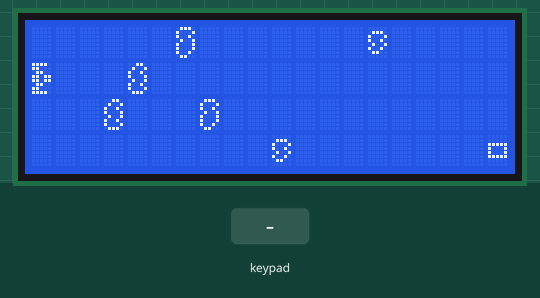
Simulated run of this program. Board: Arduino Uno, built with avr-gcc and run on an emulated ATmega328P. Parts: 20×4 character LCD. The inputs (shaded band) are chosen by the test bench. Random numbers use the default seed unless the program sets one.

Above: at 1.4 s.
1.5 s: keypad keys 2 4 5 6 pressed 0.4 s apart
At 3.51 s:
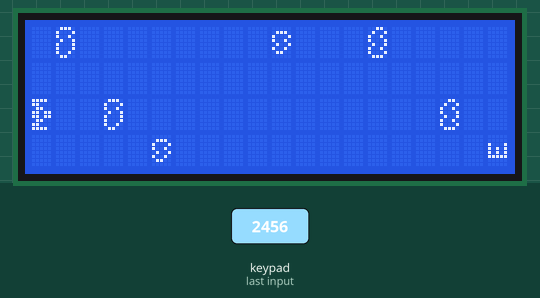
4.6 s: key '*' pressed
At 5.13 s:
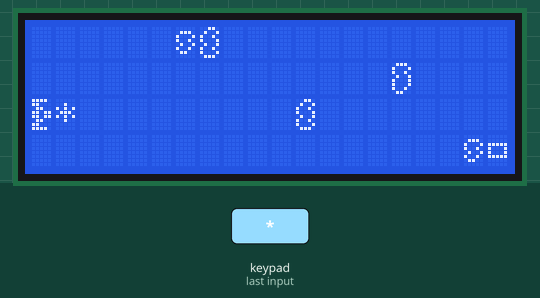
6.4 s: key '4' pressed
At 6.89 s:
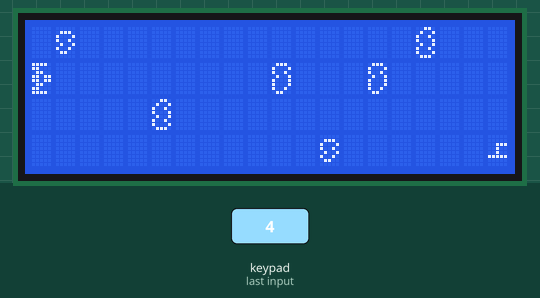
8.2 s: keypad keys 2 4 5 6 * pressed 0.4 s apart
At 11.5 s:
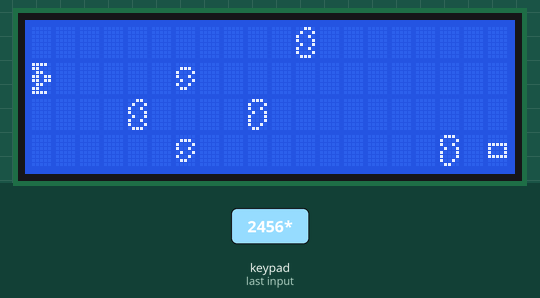
11.7 s: keypad keys 7 0 1 3 * pressed 0.4 s apart
At 15.09 s:
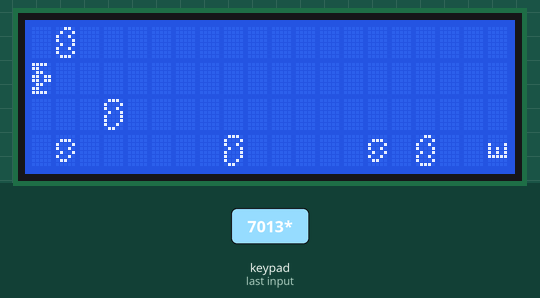
15.6 s: key '6' pressed
At 17.3 s:
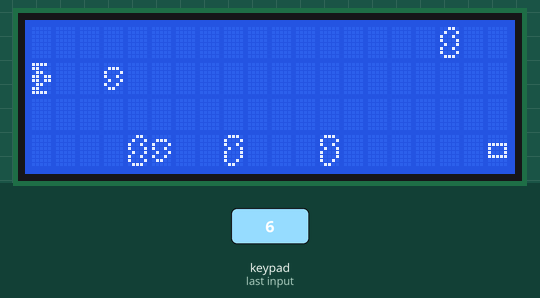

The program:

main.cpp
```cpp
/* Matthew Holman          12-14-2020
   Small game demo
*/

// NOTE: To complete this project, I consulted the following tutorials
// CITATION: https://www.makerguides.com/character-i2c-lcd-arduino-tutorial/
// CITATION: https://arduinogetstarted.com/tutorials/arduino-keypad

/* keypad mappings to vanduino shield
  0 1 2 3 4 5 6 7

  1 3 5 7
  0 2 4 6

  r3 r4 c3 r1
  r2 c1 c2 c4
*/

#include <Arduino.h>
#include <Wire.h>              // Library for I2C communication
#include <LiquidCrystal_I2C.h> // Library for LCD
#include <Keypad.h>
#include "PortraitIntegers.h"
#include "GraphicsObject.h"

// Wiring: SDA pin is connected to A4 and SCL pin to A5.
// Connect to LCD via I2C, default address 0x27 (A0-A2 not jumpered)
LiquidCrystal_I2C lcd = LiquidCrystal_I2C(0x27, 20, 4); // Change to (0x27,20,4) for 20x4 LCD.

// Keypad
const int ROW_NUM = 4;    //four rows
const int COLUMN_NUM = 4; //four columns

char keys[ROW_NUM][COLUMN_NUM] = {
    {'1', '2', '3', 'A'},
    {'4', '5', '6', 'B'},
    {'7', '8', '9', 'C'},
    {'*', '0', '#', 'D'}};

byte pin_rows[ROW_NUM] = {7, 0, 1, 3};       //connect to the row pinouts of the keypad
byte pin_columns[COLUMN_NUM] = {2, 4, 5, 6}; //connect to the column pinouts of the keypad

Keypad keypad = Keypad(makeKeymap(keys), pin_rows, pin_columns, ROW_NUM, COLUMN_NUM);

// "Art" assets
byte SHIP[] = {
    B11110,
    B11000,
    B01100,
    B11011,
    B11011,
    B01100,
    B11000,
    B11110};

byte ASTEROID1[] = {
    B01110,
    B10001,
    B10010,
    B01001,
    B10001,
    B10001,
    B10010,
    B01100};

byte ASTEROID2[] = {
    B00110,
    B01001,
    B10010,
    B10001,
    B01001,
    B10010,
    B10001,
    B01110};

byte ASTEROID3[] = {
    B00000,
    B01110,
    B10001,
    B10010,
    B01001,
    B10010,
    B01100,
    B00000};

// Game functions
void reset_asteroid(GraphicsObject *asteroid);
void randomize_all_asteroids();
void reset_game(unsigned long &score_lastTime, unsigned long &start_lastTime, unsigned long &currentTime);

// Game variables
enum GAME_STATE
{
  STARTING,
  PLAYING
};
GAME_STATE game_state = STARTING;

int score_value = 0;
const int num_asteroids = 6;
const int num_rows = 19;
const int num_cols = 4;

// Game objects
PortraitInt *score_display;
GraphicsObject *player;
GraphicsObject *laser;
GraphicsObject *asteroids[num_asteroids];

void setup()
{
  //Serial.begin(9600);

  // Randomize the random number generator
  randomSeed(analogRead(3));

  // Initiate the LCD:
  lcd.init();
  lcd.backlight();

  // Set up score
  score_display = new PortraitInt(4, 19, 0, &lcd);

  // Set up player
  player = new GraphicsObject(1, 0, num_cols, num_rows, &lcd);
  player->add_frame('\0', 4, SHIP);
  player->add_frame('*', -1, NULL);
  player->add_frame(' ', -1, NULL);
  player->add_frame('\0', 4, SHIP);
  player->add_frame('*', -1, NULL);
  player->add_frame(' ', -1, NULL);
  player->add_frame('\0', 4, SHIP);
  player->add_frame('*', -1, NULL);
  player->add_frame(' ', -1, NULL);
  player->set_animation_wait_time(150);
  player->set_animating(false);

  // Set up laser
  laser = new GraphicsObject(1, 0, num_cols, num_rows, &lcd);
  laser->add_frame('-', -1, NULL);
  laser->set_drawing(false);
  laser->set_movement_wait_time(75);

  // Set up asteroids
  for (int i = 0; i < num_asteroids; i++)
  {
    asteroids[i] = new GraphicsObject(0, 0, num_cols, num_rows, &lcd);
    if (i % 3 == 0)
    {
      asteroids[i]->add_frame('\0', 5, ASTEROID1);
      asteroids[i]->add_frame('*', -1, NULL);
      asteroids[i]->add_frame(' ', -1, NULL);
      asteroids[i]->add_frame('\0', 5, ASTEROID1);
      asteroids[i]->add_frame('*', -1, NULL);
      asteroids[i]->add_frame(' ', -1, NULL);
    }
    else if (i % 3 == 1)
    {
      asteroids[i]->add_frame('\0', 6, ASTEROID2);
      asteroids[i]->add_frame('*', -1, NULL);
      asteroids[i]->add_frame(' ', -1, NULL);
      asteroids[i]->add_frame('\0', 6, ASTEROID2);
      asteroids[i]->add_frame('*', -1, NULL);
      asteroids[i]->add_frame(' ', -1, NULL);
    }
    else
    {
      asteroids[i]->add_frame('\0', 7, ASTEROID3);
      asteroids[i]->add_frame('*', -1, NULL);
      asteroids[i]->add_frame(' ', -1, NULL);
      asteroids[i]->add_frame('\0', 7, ASTEROID3);
      asteroids[i]->add_frame('*', -1, NULL);
      asteroids[i]->add_frame(' ', -1, NULL);
    }
    asteroids[i]->set_animation_wait_time(100);
  }
  randomize_all_asteroids();
}

void loop()
{
  // Timing variables
  unsigned long currentTime;

  static unsigned long lastTime = 0;
  static const unsigned long wait_time = 5;

  static unsigned long start_lastTime;
  static const unsigned long start_wait_time = 2000;

  static unsigned long score_lastTime = 0;
  static const unsigned long score_wait_time = 500;

  // Collect keypad input
  char key = keypad.getKey();

  // Get current time for processing
  currentTime = millis();

  // Control the 'frame rate' of the game
  if (currentTime - lastTime > wait_time)
  {
    lastTime = currentTime;

    // Run the game, depending on its current state
    switch (game_state)
    {
    case STARTING:
      if (currentTime - start_lastTime > start_wait_time)
      {
        start_lastTime = currentTime;
        game_state = PLAYING;
      }
      break;
    case PLAYING:
      // Handle player input/ movement
      if (key == '4')
      { // Move left
        player->move(0);
      }
      else if (key == '6')
      { // Move right
        player->move(1);
      }
      else if (key == '8')
      { // Move down
        player->move(2);
      }
      else if (key == '2')
      { // Move up
        player->move(3);
      }
      if (key == '*' && laser->get_drawing() == false)
      { // Fire laser
        laser->set_posX(player->get_posX());
        laser->set_posY(player->get_posY() + 1);
        laser->set_drawing(true);
      }

      // Handle laser movement
      laser->update_movement_timer(currentTime);

      // If the timer has expired, move the laser up the screen
      if (laser->get_movement_timer_expired() == true)
      {
        laser->move(3);
        laser->reset_movement_timer();
      }

      // If the laser reaches the top of the screen stop drawing it
      if (laser->get_posY() == num_rows - 1)
      {
        laser->set_drawing(false);
      }

      // Handle asteroid movement/ collisions
      for (int i = 0; i < num_asteroids; i++)
      {
        // Update the asteroids' timers
        asteroids[i]->update_movement_timer(currentTime);

        // If the timer has expired, move the asteroid down the screen
        if (asteroids[i]->get_movement_timer_expired() == true && asteroids[i]->get_animating() == false)
        {
          asteroids[i]->move(2);
          asteroids[i]->reset_movement_timer();
        }

        // If an asteroid has collided with the player, reset the score time and set score to zero before starting the game over
        if (asteroids[i]->check_collision(player) == true)
        {
          reset_asteroid(asteroids[i]);
          player->set_animating(true);
        }

        // If the laser hits an asteroid, start its animation
        if (asteroids[i]->check_collision(laser) == true && asteroids[i]->get_animating() == false && laser->get_drawing() == true)
        {
          laser->set_drawing(false);
          asteroids[i]->set_animating(true);
          // Apply a penalty for using the laser
          score_value -= 10;
        }

        // If the asteroid is animating, and it has reached its final frame, reset it
        if (asteroids[i]->get_animating() == true && asteroids[i]->get_current_frame() == asteroids[i]->get_total_frames() - 1)
        {
          reset_asteroid(asteroids[i]);
        }

        // If an asteroid has reached the 'bottom' of the screen, make it reappear at the top
        if (asteroids[i]->get_posY() == 0)
        {
          reset_asteroid(asteroids[i]);
        }
      }

      // If the player is animating because it was struck by an asteroid, and it has reached its final frame, reset the game
      if (player->get_animating() == true && player->get_current_frame() == player->get_total_frames() - 1)
      {
        reset_game(score_lastTime, start_lastTime, currentTime);
      }

      // Increment score values every 'x' milliseconds
      if (currentTime - score_lastTime > score_wait_time)
      {
        score_lastTime = currentTime;

        score_value++;
      }

      // Keep Score in range
      if (score_value > 9999)
      {
        score_value = 0;
      }
      else if (score_value < 0)
      {
        score_value = 0;
      }

      // Set the final score value
      score_display->set_value(score_value);

      break;
    default:
      break;
    }

    // Display the score on the screen
    score_display->print_value();

    // Update and draw asteroids
    for (int i = 0; i < num_asteroids; i++)
    {
      asteroids[i]->update_animation_timer(currentTime);
      asteroids[i]->draw();
    }

    // Update and draw laser
    laser->draw();

    // Update and draw player
    player->update_animation_timer(currentTime);
    player->draw();
  }
}

void reset_asteroid(GraphicsObject *asteroid)
{ // Reset all of an asteroid's values, so that it seems 'fresh' somewhere else
  asteroid->erase_position();
  asteroid->set_posY(num_rows - 1);
  asteroid->set_posX(random(0, num_cols));
  asteroid->set_current_frame(0);
  asteroid->set_animating(false);
}

void randomize_all_asteroids()
{ // Randomize the starting positions and speeds of all the asteroids
  for (int i = 0; i < num_asteroids; i++)
  {
    asteroids[i]->erase_position();
    asteroids[i]->set_posX(random(0, num_cols));
    asteroids[i]->set_posY(random(3, num_rows));
    asteroids[i]->set_movement_wait_time(random(200, 500));
  }
}

void reset_game(unsigned long &score_lastTime, unsigned long &start_lastTime, unsigned long &currentTime)
{ // Reset the player, laser, asteroid, and score variables, then reset the game

  player->set_animating(false);
  player->set_current_frame(0);
  player->erase_position();
  player->set_posX(1);
  player->set_posY(0);
  laser->set_drawing(false);
  randomize_all_asteroids();
  score_lastTime = currentTime;
  score_value = 0;
  start_lastTime = currentTime;
  game_state = STARTING;
}
```

GraphicsObject.cpp
```cpp
/*
   GraphicsObject.cpp - A small grapics library for controlling characters/ animations on an LCD display
   Created by Matthew Holman, 12-14-2020
*/

#include "GraphicsObject.h"

GraphicsObject::GraphicsObject(int posX, int posY, int boundX, int boundY, LiquidCrystal_I2C *lcd)
{
  // Set position variables
  _posX = posX;
  _posY = posY;
  _boundX = boundX; // values are EXCLUSIVE
  _boundY = boundY; // values are EXCLUSIVE
  // Set animation frame variables
  _frames = NULL;
  _display_frame = NULL;
  _animating = false;
  _drawing = true;
  _total_frames = 0;
  _current_frame = 0;
  // Set LCD reference
  _lcd = lcd;
  // Set timer variables
  _movement_current_time = 0;
  _movement_last_time = 0;
  _movement_wait_time = 0;
  _movement_timer_Expired = false;
  _animation_current_time = 0;
  _animation_last_time = 0;
  _animation_wait_time = 0;
}

GraphicsObject::~GraphicsObject()
{
  art_frame_t *ptr1 = NULL;
  art_frame_t *ptr2 = NULL;

  // Set position variables to zero
  _posX = 0;
  _posY = 0;
  _boundX = 0;
  _boundY = 0;
  // Free animation frames linked list
  ptr1 = _frames;
  ptr2 = _frames;
  while (ptr1 != NULL)
  {
    ptr2 = ptr1;
    ptr1 = ptr1->next;
    free(ptr2);
  }
  ptr1 = NULL;
  ptr2 = NULL;
  _frames = NULL;
  _display_frame = NULL;
  _animating = false;
  _total_frames = 0;
  _current_frame = 0;
  // Set LCD reference to NULL
  _lcd = NULL;
  // Set timer variables to zero/ false
  _movement_current_time = 0;
  _movement_last_time = 0;
  _movement_wait_time = 0;
  _movement_timer_Expired = false;
  _animation_current_time = 0;
  _animation_last_time = 0;
  _animation_wait_time = 0;
}

void GraphicsObject::add_frame(char objectArt = '\0', int charPosInCGRAM = -1, byte objectBitPattern[8] = NULL)
{
  art_frame_t *newFrame = NULL;
  art_frame_t *ptr1 = NULL;
  art_frame_t *ptr2 = NULL;

  // Create newFrame in memory, and assign values to it
  newFrame = (art_frame_t *)malloc(sizeof(art_frame_t) * 1);
  newFrame->charPosInCGRAM = charPosInCGRAM;
  newFrame->usingCustomArt = false;
  newFrame->objectArt = objectArt;
  newFrame->next = NULL;

  // Create the custom art in the LCD screen's buffer if necessary
  if (objectArt == '\0' && charPosInCGRAM != -1)
  {
    newFrame->usingCustomArt = true;
    _lcd->createChar(charPosInCGRAM, objectBitPattern);
    _lcd->clear();
  }

  // There are no frames, so make newFrame the first
  if (_frames == NULL)
  {
    _frames = newFrame;
  }
  else
  { // Thare ARE frames, so find the last one and append to it
    ptr1 = _frames;
    ptr2 = _frames;

    // Once ptr1 reaches NULL, ptr2 will be on the last node in the list
    while (ptr1 != NULL)
    {
      ptr2 = ptr1;
      ptr1 = ptr1->next;
    }

    // Assign the newFrame to the end of the list
    ptr2->next = newFrame;
  }

  // Increment the total number of frames
  _total_frames++;

  // Set the current frame to be the first one
  _current_frame = 0;
  _display_frame = _frames;
}

void GraphicsObject::draw()
{
  if (_drawing == true)
  {
    _lcd->setCursor(_posY, _posX);
    if (_display_frame->usingCustomArt == true)
    {
      _lcd->write(_display_frame->charPosInCGRAM);
    }
    else
    {
      _lcd->write(_display_frame->objectArt);
    }
  }
}

void GraphicsObject::erase_position()
{
  _lcd->setCursor(_posY, _posX);
  _lcd->write(' ');
}

void GraphicsObject::set_current_frame(int value)
{
  if (value >= _total_frames)
  {
    _current_frame = _total_frames - 1;
  }
  else if (value < 0)
  {
    _current_frame = 0;
  }
  else
  {
    _current_frame = value;
  }

  // Point to the first frame in the list
  _display_frame = _frames;

  // Procede through the list to the correct frame
  for (int i = 0; i < _current_frame; i++)
  {
    _display_frame = _display_frame->next;
  }
}

int GraphicsObject::get_current_frame()
{
  return _current_frame;
}

int GraphicsObject::get_total_frames()
{
  return _total_frames;
}

void GraphicsObject::set_animating(bool value)
{
  _animating = value;
}

bool GraphicsObject::get_animating()
{
  return _animating;
}

void GraphicsObject::set_drawing(bool value)
{
  _drawing = value;
}

bool GraphicsObject::get_drawing()
{
  return _drawing;
}

void GraphicsObject::move(int direction)
{
  switch (direction)
  {
  case 0: // Move Left
    if (_posX - 1 >= 0)
    {
      erase_position();
      _posX--;
    }
    break;
  case 1: // Move Right
    if (_posX + 1 < _boundX)
    {
      erase_position();
      _posX++;
    }
    break;
  case 2: // Move Down
    if (_posY - 1 >= 0)
    {
      erase_position();
      _posY--;
    }
    break;
  case 3: // Move Up
    if (_posY + 1 < _boundY)
    {
      erase_position();
      _posY++;
    }
    break;
  default:
    break;
  }
}

int GraphicsObject::get_posX()
{
  return _posX;
}

void GraphicsObject::set_posX(int value)
{
  _posX = value;
}

int GraphicsObject::get_posY()
{
  return _posY;
}

void GraphicsObject::set_posY(int value)
{
  _posY = value;
}

// Movement timer functions
void GraphicsObject::set_movement_wait_time(int value)
{
  _movement_wait_time = value;
}

void GraphicsObject::update_movement_timer(unsigned long time)
{
  _movement_current_time = time;

  if (_movement_current_time - _movement_last_time > _movement_wait_time)
  {
    _movement_last_time = _movement_current_time;

    _movement_timer_Expired = true;
  }
}

bool GraphicsObject::get_movement_timer_expired()
{
  return _movement_timer_Expired;
}

void GraphicsObject::reset_movement_timer()
{
  _movement_timer_Expired = false;
  _movement_last_time = _movement_current_time;
}

// Animation timer functions
void GraphicsObject::set_animation_wait_time(int value)
{
  _animation_wait_time = value;
}

void GraphicsObject::update_animation_timer(unsigned long time)
{
  _animation_current_time = time;

  if (_animating == true && _animation_current_time - _animation_last_time > _animation_wait_time)
  {
    _animation_last_time = _animation_current_time;

    // Move the animation forward to the next frame
    if (_current_frame < _total_frames - 1)
    {
      _display_frame = _display_frame->next;
      _current_frame++;
    }
    else
    { // Loop back to the first frame
      _display_frame = _frames;
      _current_frame = 0;
    }
  }
}

void GraphicsObject::reset_animation_timer()
{
  _animation_last_time = _animation_current_time;
  _display_frame = _frames;
  _current_frame = 0;
}

// Collision detection functions
bool GraphicsObject::check_collision(GraphicsObject *obj)
{
  if ((obj->get_posX() == _posX) && (obj->get_posY() == _posY))
  {
    return true;
  }
  return false;
}

bool GraphicsObject::check_collision(int posX, int posY)
{
  if ((posX == _posX) && (posY == _posY))
  {
    return true;
  }
  return false;
}
```

PortraitIntegers.h
```cpp
/*
   PortraitIntegers.h - A library for displaying integer values in 'portrait format' on an LCD display
   Created by Matthew Holman, 12-14-2020
*/

#ifndef PORTRAITINTEGERS_H
#define PORTRAITINTEGERS_H

#include <LiquidCrystal_I2C.h>
#include "Arduino.h"

class PortraitInt {
  private:
    int _numCols;
    int _rowPos;
    int _value;
    int *_value_digits;
    void _clear_area(unsigned int startX, unsigned int startY, unsigned int endX, unsigned int endY);
    int _findNumberOfDigits();
    LiquidCrystal_I2C *_lcd;
  public:
    PortraitInt(int numCols, int rowPos, int value, LiquidCrystal_I2C *lcd);
    ~PortraitInt();
    int get_value();
    void set_value(int value);
    void print_value();
};

#endif
```

Source omitted: GraphicsObject.h (2230 bytes), PortraitIntegers.cpp (4479 bytes)
